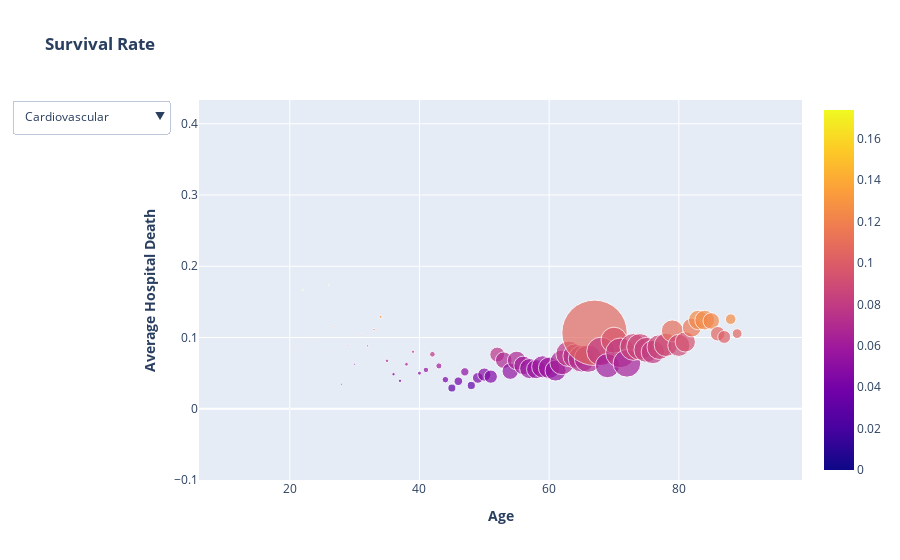

The code cell stored with this chart in its notebook:
### Code cell
apache3=df[['age','apache_3j_bodysystem','hospital_death']]
apache3=apache3.groupby(['apache_3j_bodysystem','age']).agg(['size','mean']).reset_index()

apache3['size']=apache3['hospital_death']['size']
apache3['mean']=apache3['hospital_death']['mean']

apache3.drop('hospital_death',axis=1,inplace=True)

systems = apache3['apache_3j_bodysystem'].unique().tolist()
data = []
list_updatemenus = []
for n, s in enumerate(systems):
    visible = [False] * len(systems)
    visible[n] = True
    temp_dict = dict(label = str(s),
                 method = 'update',
                 args = [{'visible': visible},
                         {'title': '<b>'+s+'<b>'}])
    list_updatemenus.append(temp_dict)
    

for s in systems:
    mask = (apache3['apache_3j_bodysystem'].values == s) 
    trace = (dict(visible = False,     
        x = apache3.loc[mask, 'age'],
        y = apache3.loc[mask, 'mean'],
        mode = 'markers',
        marker = {'size':apache3.loc[mask, 'size']/apache3.loc[mask,'size'].sum()*1000,
                 'color':apache3.loc[mask, 'mean'],
                 'showscale': True})
                   )
    data.append(trace)

data[0]['visible'] = True

layout = dict(
    updatemenus=[dict(buttons=list_updatemenus)],
    xaxis=dict(
        title="<b>Age<b>",
        range=[min(apache3.loc[:, "age"]) - 10, max(apache3.loc[:, "age"]) + 10],
    ),
    yaxis=dict(
        title="<b>Average Hospital Death<b>",
        range=[min(apache3.loc[:, "mean"]) - 0.1, max(apache3.loc[:, "mean"]) + 0.1],
    ),
    title="<b>Survival Rate<b>",
)

fig = dict(data=data, layout=layout)
py.iplot(fig, filename='update_dropdown')

# Uncomment this code to create the HTML file to embed chart
#pio.write_html(fig, file='index.html', auto_open=True)
